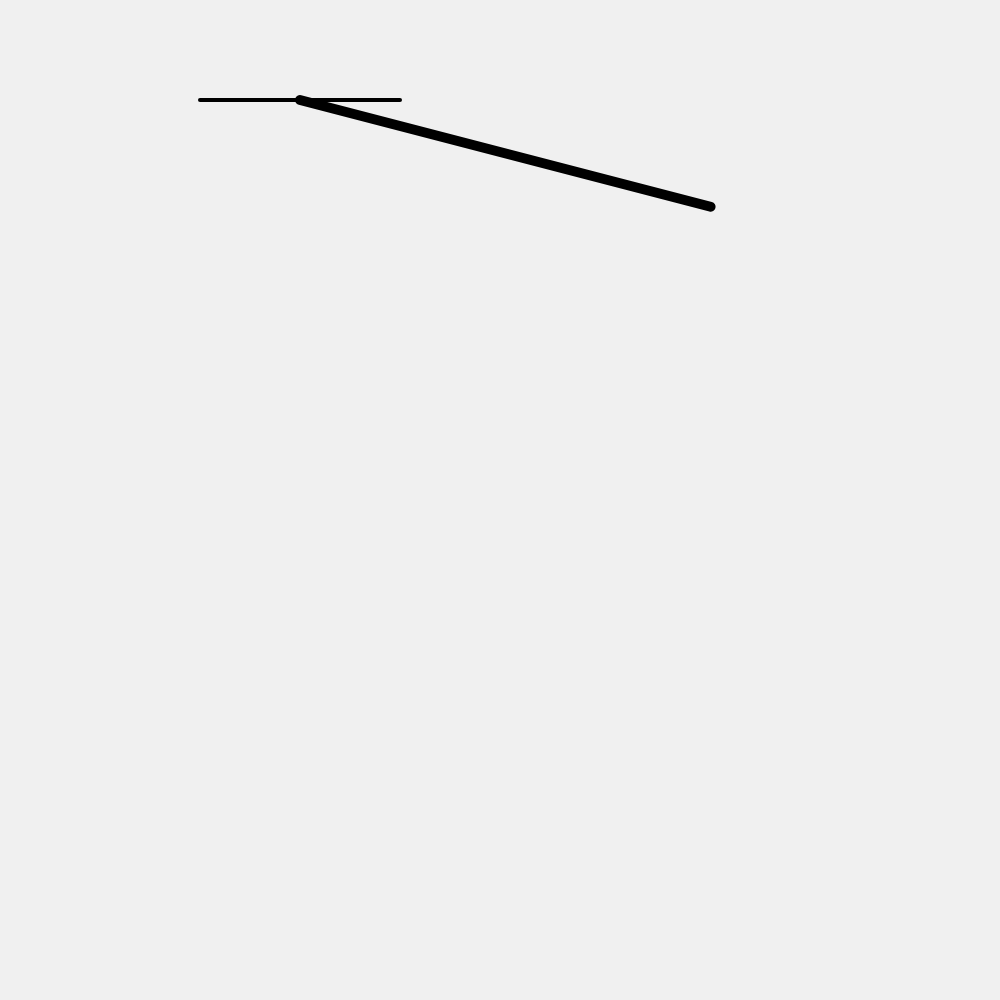
Frame 1 (no input)
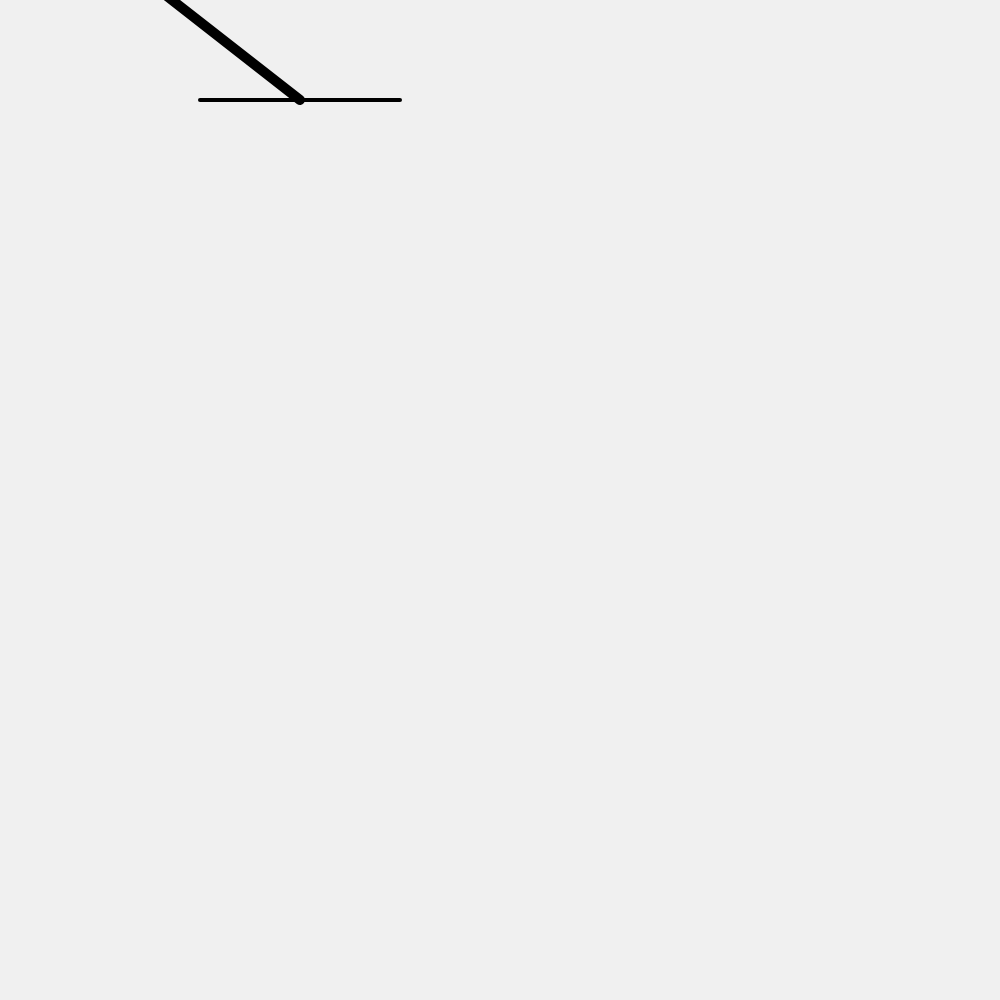
Frame 60 (no input)
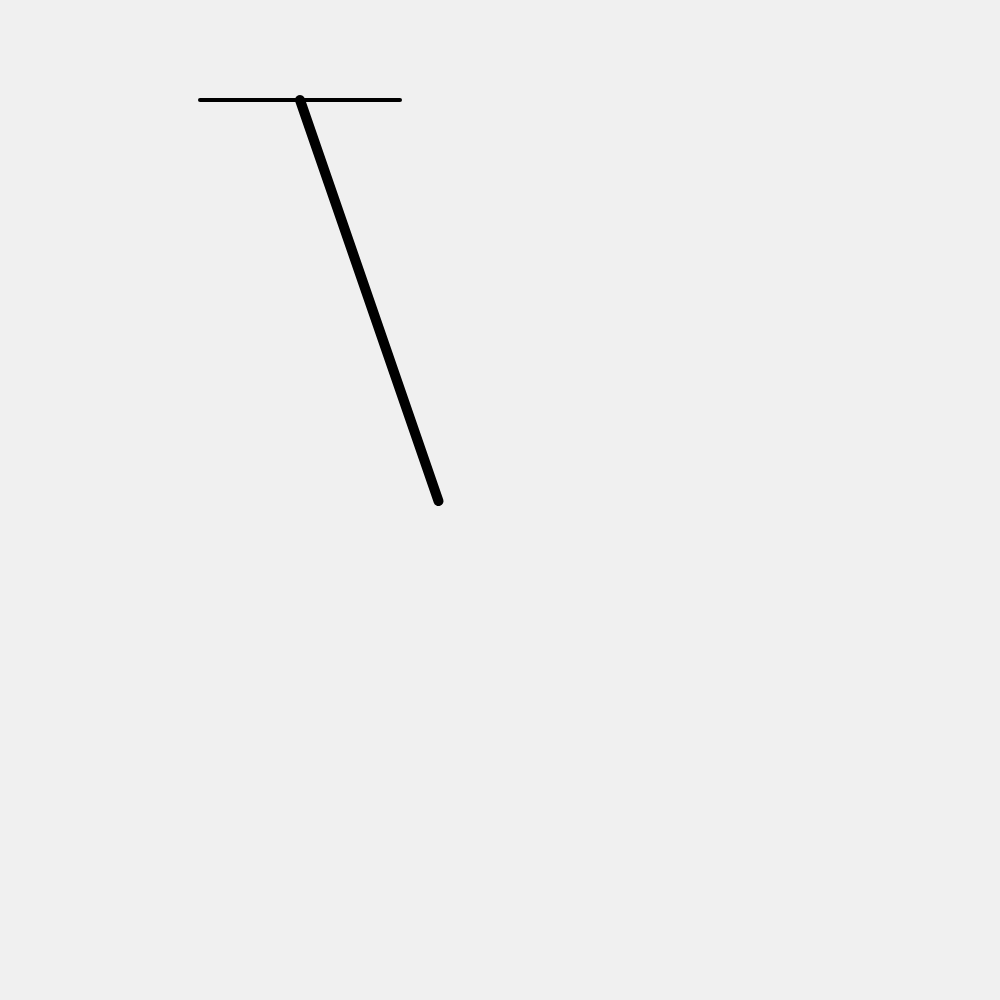
Frame 120 (the mouse pressed at the canvas centre since frame 60)

The p5.js sketch that drew these frames (run headless with seeded random() and noise() and a simulated clock; from frame 60 on, the mouse is pressed at the canvas centre):

// p5.js sketch
// ── sketch.js
var angle= 100;

function setup() {
  createCanvas(1000,1000);
}

function draw() {
  background(240);
  strokeWeight(4);
  line(200,100,400,100);
  push();
  strokeWeight(10);
  translate(300,100);
  rotate(angle);
  angle += 1/6;
  line(0,0,300,300);
}
